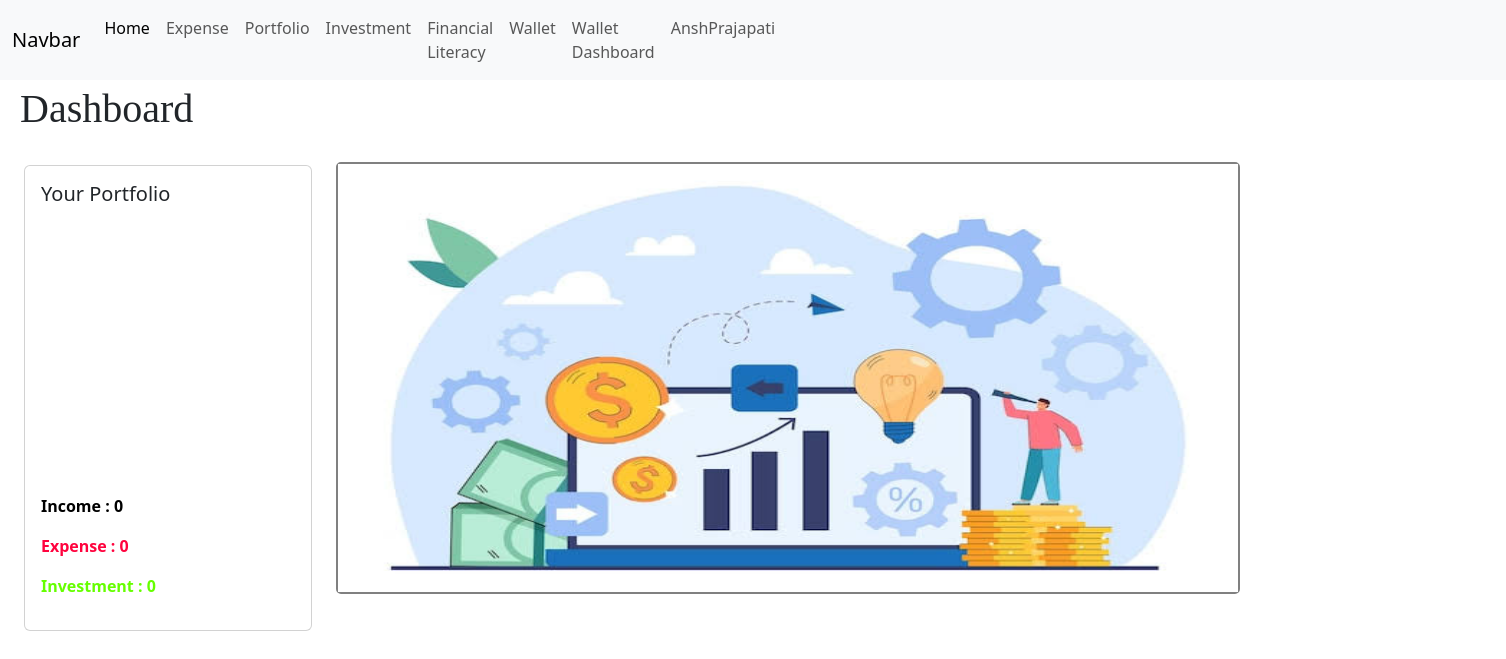
The app's page /home (signed in), older data.
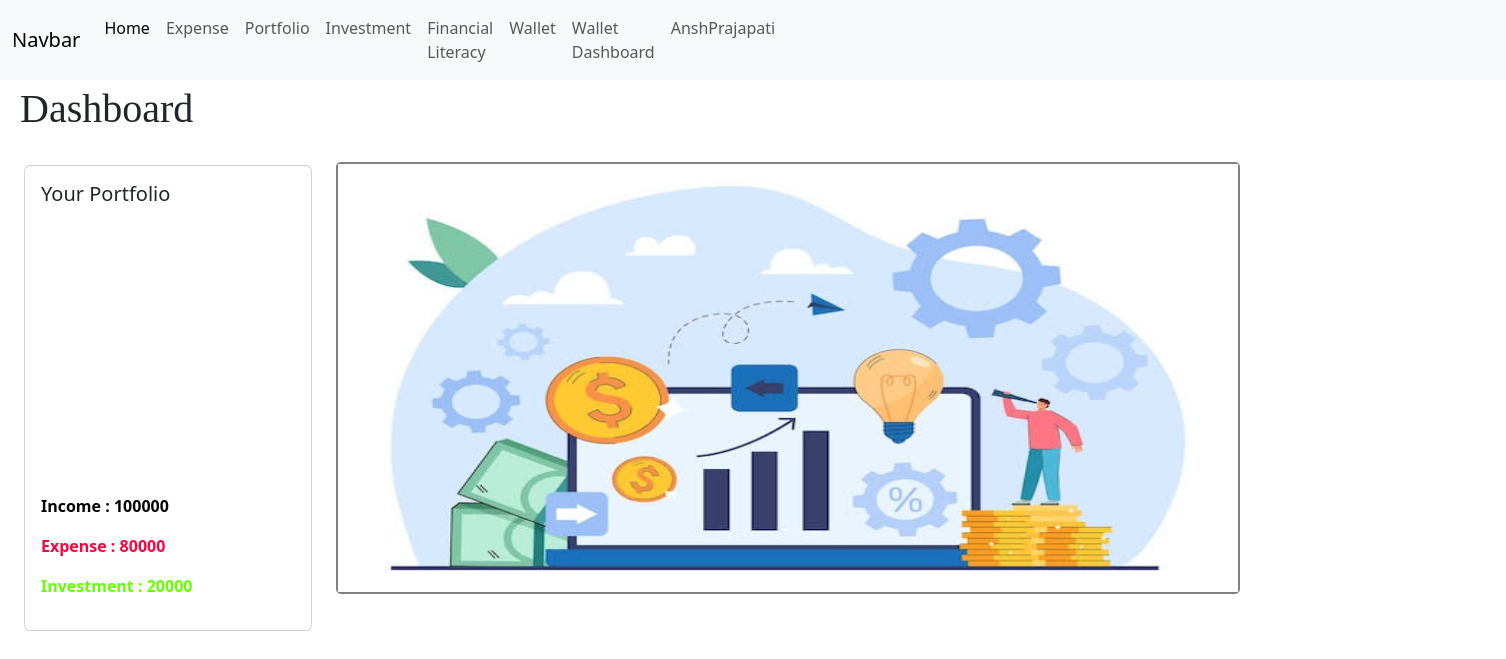
The same page, newer data.
### app.py (models this page shows, shortened)
class User(db.Model, UserMixin):
    id = db.Column(db.Integer(), primary_key=True)
    username = db.Column(db.String(50), nullable=False, unique=True)
    email = db.Column(db.String(), nullable=False, unique=True)
    password = db.Column(db.String(), nullable=False)
    data = db.relationship('UserProfile', backref='owned_user', lazy=True)
    expense_tracker = db.relationship('Expense', backref='owned_user', lazy=True)
    portfolio = db.relationship('UserInvest', backref='owned_user', lazy=True)
    wallet = db.relationship('UserWallet', backref='owned_user', lazy=True)

class UserProfile(db.Model):
    id = db.Column(db.Integer(), primary_key=True)
    income = db.Column(db.Integer())
    budget = db.Column(db.Integer())
    invest_amount = db.Column(db.Integer())
    user = db.Column(db.Integer(), db.ForeignKey('user.id'), nullable=False)

### app.py (the view, shortened to what this page needs)
@app.route('/home')
def home_page():
    income = 0
    budget = 0
    invest_amount = 0
    if UserProfile.query.filter_by(user=current_user.username).first():
        if UserProfile.query.filter_by(user=current_user.username).first().income:
            object = UserProfile.query.filter_by(user=current_user.username).all()
            income = object[len(object)-1].income
            budget = object[len(object)-1].budget
            invest_amount = object[len(object)-1].invest_amount
    expense_object = Expense.query.filter_by(user=current_user.username).all()
    grocery_expense = 0
    clothes_expense = 0
    food_expense = 0
    others_expense = 0
    return render_template('home_page.html', income=income, expense=budget, investment=invest_amount, grocery_expense=grocery_expense, clothes_expense=clothes_expense, food_expense=food_expense, others_expense=others_expense)

### app.py (called while the page is built)
@login_manager.user_loader
def load_user(user_id):
    with app.app_context():
        return User.query.get(int(user_id))

### templates/home_page.html (shortened to what this page needs)
<!DOCTYPE html>
<html lang="en">
<head>
    <link rel="stylesheet" href="{{url_for('static', filename='css/home_style.css')}}">
    <link href="https://cdn.jsdelivr.net/npm/bootstrap@5.3.0-alpha1/dist/css/bootstrap.min.css" rel="stylesheet">
</head>
<body>
    <nav class="navbar navbar-expand-lg bg-body-tertiary">
        <div class="container-fluid">
          <a class="navbar-brand" href="#">Navbar</a>
          <div class="collapse navbar-collapse" id="navbarSupportedContent">
            <ul class="navbar-nav me-auto mb-2 mb-lg-0">
              <li class="nav-item">
                <a class="nav-link active links" aria-current="page" href="">Home</a>
              </li>
              <li class="nav-item">
                <a class="nav-link links" href="{{url_for('expense_tracker')}}">Expense</a>
              </li>
              <li class="nav-item">
                <a class="nav-link links" href="{{url_for('portfolio_page')}}">Portfolio</a>
              </li>
              <li class="nav-item">
                <a class="nav-link links" href="{{url_for('invest_page')}}">Investment</a>
              </li>
              <li class="nav-item">
                <a class="nav-link links" href="{{url_for('financial_literacy')}}">Financial Literacy</a>
              </li>
              <li class="nav-item">
                <a class="nav-link links" href="{{url_for('wallet')}}">Wallet</a>
              </li>
              <li class="nav-item">
                <a class="nav-link links" href="{{url_for('wallet_dashboard')}}">Wallet Dashboard</a>
              </li>
              <li class="nav-item">
                <a class="nav-link links">{{current_user.username}}</a>
              </li>
              <li class="nav-item icon">
                <li class="icon">
                </li>
              </li>
            </ul>
          </div>
        </div>
    </nav>
    <h1 class="dashhead">Dashboard</h1>
    <div style="display:flex">
      <div class="card mt-4 mx-4" style="width: 18rem;">
        <div class="card-body">
          <h5 class="card-title">Your Portfolio</h5>
            <div id="chart"></div>
              <p style="color:black; font-weight:bolder">Income : {{income}}</p>
              <p style="color:#FF033E; font-weight:bolder">Expense : {{expense}}</p>
              <p style="color:#66FF00; font-weight:bolder">Investment : {{investment}}</p>
        </div>
      </div>
      <div class="picture">
          <img src="{{url_for('static', filename='images/divback.jpg')}}" alt="" height="100%" width="100%">
      </div>
    </div>
</body>
</html>

### static/css/home_style.css (style rules this page uses)
.dashhead { font-family: cursive; margin-top: 5px; margin-left: 20px; }

### templates/home_page.html (style rules this page uses)
.icon { display: flex; flex-direction: row; }
#chart { height: 35vh; }
.picture { border: 2px solid gray; width: 60%; height: 54vh; margin-top: 2.6vh; border-radius: 5px; }

Row changes from the older to the newer data that the page shows:
added UserProfile: income "100000", budget "80000", invest_amount "20000"
Text that changed along with them:
{{ income }}: "0" → (not shown)
{{ expense }}: "0" → (not shown)
{{ investment }}: "0" → (not shown)
